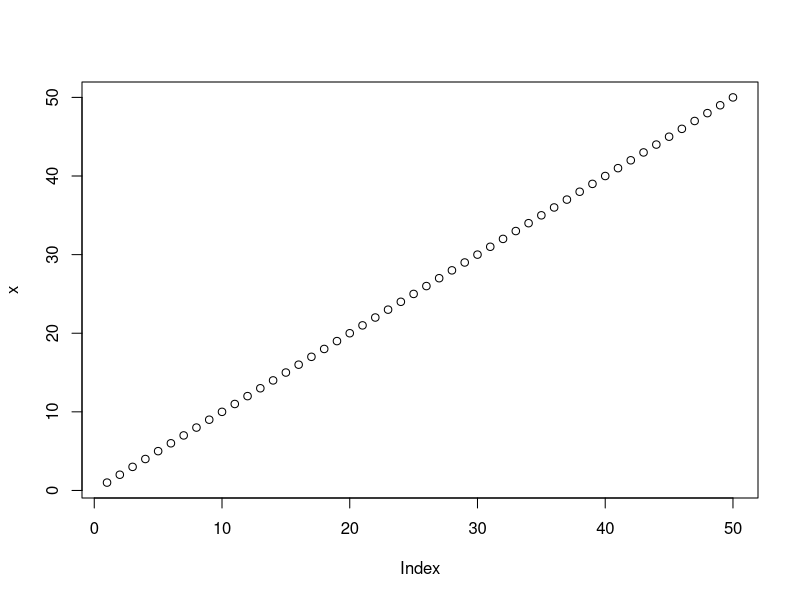
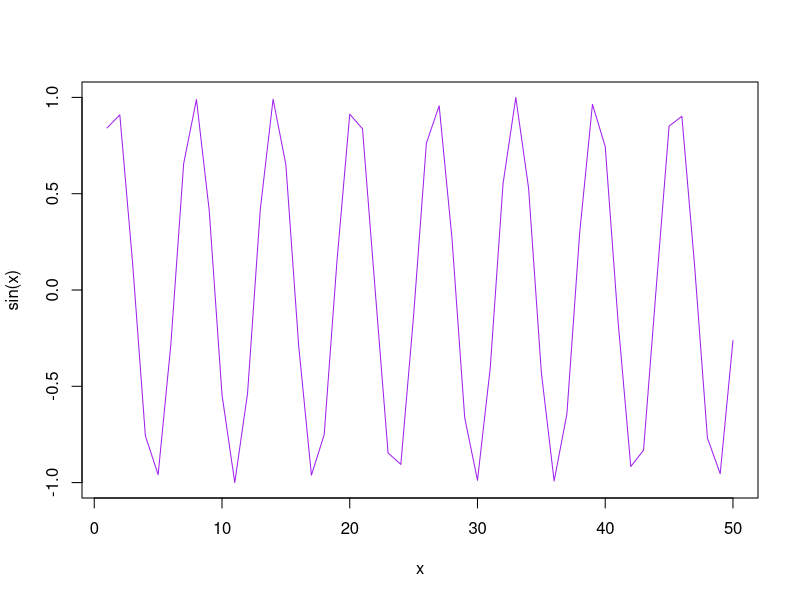
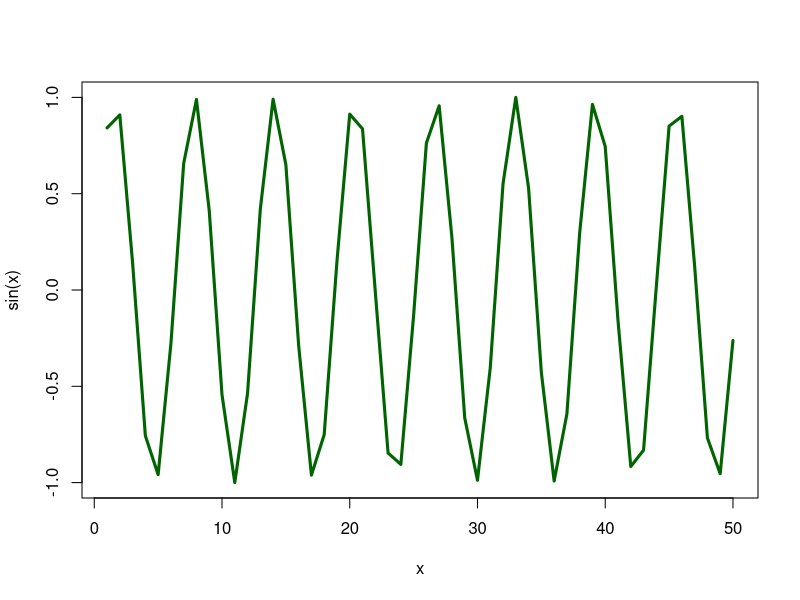

R code for these plots, in order:
# My first Rscript
x <- 1:50
plot(x)

plot(x, sin(x), type = "l", col = "purple")
plot(x=x, y=sin(x), col = "darkgreen", type = "l", lwd=3)


log(10, base=2)
